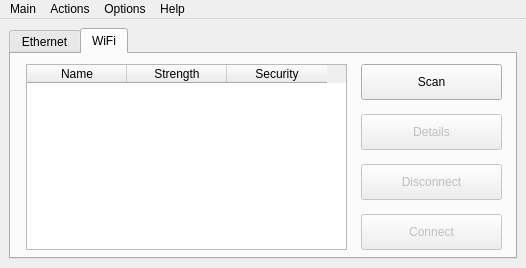
<?xml version="1.0" encoding="UTF-8"?>
<ui version="4.0">
 <class>MainWindow</class>
 <widget class="QMainWindow" name="MainWindow">
  <property name="geometry">
   <rect>
    <x>0</x>
    <y>0</y>
    <width>526</width>
    <height>268</height>
   </rect>
  </property>
  <property name="windowTitle">
   <string>QNetwork</string>
  </property>
  <property name="windowIcon">
   <iconset resource="../qresources/libqresources.qrc">
    <normaloff>:/share/qresources/resources/preferences-system-network.svg</normaloff>:/share/qresources/resources/preferences-system-network.svg</iconset>
  </property>
  <widget class="QWidget" name="centralwidget">
   <layout class="QGridLayout" name="gridLayout">
    <item row="0" column="0">
     <widget class="QTabWidget" name="tabWidget">
      <property name="enabled">
       <bool>true</bool>
      </property>
      <property name="currentIndex">
       <number>1</number>
      </property>
      <widget class="QWidget" name="tab">
       <attribute name="title">
        <string>Ethernet</string>
       </attribute>
       <widget class="QTableWidget" name="EthernetList">
        <property name="geometry">
         <rect>
          <x>15</x>
          <y>10</y>
          <width>321</width>
          <height>186</height>
         </rect>
        </property>
        <property name="sortingEnabled">
         <bool>true</bool>
        </property>
        <column>
         <property name="text">
          <string>Name</string>
         </property>
        </column>
        <column>
         <property name="text">
          <string>Status</string>
         </property>
        </column>
       </widget>
       <widget class="QPushButton" name="EthernetConnect">
        <property name="enabled">
         <bool>false</bool>
        </property>
        <property name="geometry">
         <rect>
          <x>350</x>
          <y>160</y>
          <width>141</width>
          <height>36</height>
         </rect>
        </property>
        <property name="text">
         <string>Connect</string>
        </property>
        <property name="icon">
         <iconset resource="../qresources/libqresources.qrc">
          <normaloff>:/share/qresources/resources/edit-redo.svg</normaloff>:/share/qresources/resources/edit-redo.svg</iconset>
        </property>
       </widget>
       <widget class="QPushButton" name="EthernetDisconnect">
        <property name="enabled">
         <bool>false</bool>
        </property>
        <property name="geometry">
         <rect>
          <x>350</x>
          <y>110</y>
          <width>141</width>
          <height>36</height>
         </rect>
        </property>
        <property name="text">
         <string>Disconnect</string>
        </property>
        <property name="icon">
         <iconset resource="../qresources/libqresources.qrc">
          <normaloff>:/share/qresources/resources/edit-undo.svg</normaloff>:/share/qresources/resources/edit-undo.svg</iconset>
        </property>
       </widget>
       <widget class="QPushButton" name="EthernetScan">
        <property name="geometry">
         <rect>
          <x>350</x>
          <y>10</y>
          <width>141</width>
          <height>36</height>
         </rect>
        </property>
        <property name="text">
         <string>Scan</string>
        </property>
        <property name="icon">
         <iconset resource="../qresources/libqresources.qrc">
          <normaloff>:/share/qresources/resources/find.svg</normaloff>:/share/qresources/resources/find.svg</iconset>
        </property>
       </widget>
       <widget class="QPushButton" name="EthernetDetails">
        <property name="enabled">
         <bool>false</bool>
        </property>
        <property name="geometry">
         <rect>
          <x>350</x>
          <y>60</y>
          <width>141</width>
          <height>36</height>
         </rect>
        </property>
        <property name="text">
         <string>Details</string>
        </property>
        <property name="icon">
         <iconset resource="../qresources/libqresources.qrc">
          <normaloff>:/share/qresources/resources/stock_view-details.svg</normaloff>:/share/qresources/resources/stock_view-details.svg</iconset>
        </property>
       </widget>
      </widget>
      <widget class="QWidget" name="tab_2">
       <attribute name="title">
        <string>WiFi</string>
       </attribute>
       <widget class="QPushButton" name="WiFiDisconnect">
        <property name="enabled">
         <bool>false</bool>
        </property>
        <property name="geometry">
         <rect>
          <x>350</x>
          <y>110</y>
          <width>141</width>
          <height>36</height>
         </rect>
        </property>
        <property name="text">
         <string>Disconnect</string>
        </property>
        <property name="icon">
         <iconset resource="../qresources/libqresources.qrc">
          <normaloff>:/share/qresources/resources/edit-undo.svg</normaloff>:/share/qresources/resources/edit-undo.svg</iconset>
        </property>
       </widget>
       <widget class="QPushButton" name="WiFiConnect">
        <property name="enabled">
         <bool>false</bool>
        </property>
        <property name="geometry">
         <rect>
          <x>350</x>
          <y>160</y>
          <width>141</width>
          <height>36</height>
         </rect>
        </property>
        <property name="text">
         <string>Connect</string>
        </property>
        <property name="icon">
         <iconset resource="../qresources/libqresources.qrc">
          <normaloff>:/share/qresources/resources/edit-redo.svg</normaloff>:/share/qresources/resources/edit-redo.svg</iconset>
        </property>
       </widget>
       <widget class="QTableWidget" name="WiFiList">
        <property name="geometry">
         <rect>
          <x>15</x>
          <y>10</y>
          <width>321</width>
          <height>186</height>
         </rect>
        </property>
        <property name="selectionMode">
         <enum>QAbstractItemView::SingleSelection</enum>
        </property>
        <property name="sortingEnabled">
         <bool>true</bool>
        </property>
        <column>
         <property name="text">
          <string>Name</string>
         </property>
        </column>
        <column>
         <property name="text">
          <string>Strength</string>
         </property>
        </column>
        <column>
         <property name="text">
          <string>Security</string>
         </property>
        </column>
       </widget>
       <widget class="QPushButton" name="WiFiDetails">
        <property name="enabled">
         <bool>false</bool>
        </property>
        <property name="geometry">
         <rect>
          <x>350</x>
          <y>60</y>
          <width>141</width>
          <height>36</height>
         </rect>
        </property>
        <property name="text">
         <string>Details</string>
        </property>
        <property name="icon">
         <iconset resource="../qresources/libqresources.qrc">
          <normaloff>:/share/qresources/resources/stock_view-details.svg</normaloff>:/share/qresources/resources/stock_view-details.svg</iconset>
        </property>
       </widget>
       <widget class="QPushButton" name="WiFiScan">
        <property name="geometry">
         <rect>
          <x>350</x>
          <y>10</y>
          <width>141</width>
          <height>36</height>
         </rect>
        </property>
        <property name="text">
         <string>Scan</string>
        </property>
        <property name="icon">
         <iconset resource="../qresources/libqresources.qrc">
          <normaloff>:/share/qresources/resources/find.svg</normaloff>:/share/qresources/resources/find.svg</iconset>
        </property>
       </widget>
      </widget>
     </widget>
    </item>
   </layout>
  </widget>
  <widget class="QMenuBar" name="menubar">
   <property name="geometry">
    <rect>
     <x>0</x>
     <y>0</y>
     <width>526</width>
     <height>18</height>
    </rect>
   </property>
   <widget class="QMenu" name="menuMain">
    <property name="title">
     <string>Main</string>
    </property>
    <addaction name="actionQuit"/>
   </widget>
   <widget class="QMenu" name="menuAction">
    <property name="title">
     <string>Actions</string>
    </property>
    <addaction name="actionScan"/>
    <addaction name="actionDetails"/>
    <addaction name="actionDisconnect"/>
    <addaction name="actionConnect"/>
   </widget>
   <widget class="QMenu" name="menuHelp">
    <property name="title">
     <string>Help</string>
    </property>
    <addaction name="actionAbout"/>
   </widget>
   <widget class="QMenu" name="menuOptions">
    <property name="title">
     <string>Options</string>
    </property>
    <addaction name="actionDummy"/>
   </widget>
   <addaction name="menuMain"/>
   <addaction name="menuAction"/>
   <addaction name="menuOptions"/>
   <addaction name="menuHelp"/>
  </widget>
  <action name="actionQuit">
   <property name="icon">
    <iconset resource="../qresources/libqresources.qrc">
     <normaloff>:/share/qresources/resources/exit.svg</normaloff>:/share/qresources/resources/exit.svg</iconset>
   </property>
   <property name="text">
    <string>Quit</string>
   </property>
  </action>
  <action name="actionOpen">
   <property name="icon">
    <iconset resource="../qresources/libqresources.qrc">
     <normaloff>:/share/qresources/resources/fileopen.svg</normaloff>:/share/qresources/resources/fileopen.svg</iconset>
   </property>
   <property name="text">
    <string>Open</string>
   </property>
  </action>
  <action name="actionSave">
   <property name="icon">
    <iconset resource="../qresources/libqresources.qrc">
     <normaloff>:/share/qresources/resources/document-save.svg</normaloff>:/share/qresources/resources/document-save.svg</iconset>
   </property>
   <property name="text">
    <string>Save</string>
   </property>
  </action>
  <action name="actionSaveAs">
   <property name="icon">
    <iconset resource="../qresources/libqresources.qrc">
     <normaloff>:/share/qresources/resources/document-save-as.svg</normaloff>:/share/qresources/resources/document-save-as.svg</iconset>
   </property>
   <property name="text">
    <string>Save as</string>
   </property>
  </action>
  <action name="actionAbout">
   <property name="icon">
    <iconset resource="../qresources/libqresources.qrc">
     <normaloff>:/share/qresources/resources/stock_view-details.svg</normaloff>:/share/qresources/resources/stock_view-details.svg</iconset>
   </property>
   <property name="text">
    <string>About</string>
   </property>
  </action>
  <action name="actionFont">
   <property name="icon">
    <iconset resource="../qresources/libqresources.qrc">
     <normaloff>:/share/qresources/resources/applications-fonts.svg</normaloff>:/share/qresources/resources/applications-fonts.svg</iconset>
   </property>
   <property name="text">
    <string>Font</string>
   </property>
  </action>
  <action name="actionNew">
   <property name="icon">
    <iconset resource="../qresources/libqresources.qrc">
     <normaloff>:/share/qresources/resources/document-new.svg</normaloff>:/share/qresources/resources/document-new.svg</iconset>
   </property>
   <property name="text">
    <string>New</string>
   </property>
  </action>
  <action name="actionReload">
   <property name="enabled">
    <bool>false</bool>
   </property>
   <property name="icon">
    <iconset resource="../qresources/libqresources.qrc">
     <normaloff>:/share/qresources/resources/document-revert.svg</normaloff>:/share/qresources/resources/document-revert.svg</iconset>
   </property>
   <property name="text">
    <string>Reload</string>
   </property>
  </action>
  <action name="actionUndo">
   <property name="enabled">
    <bool>true</bool>
   </property>
   <property name="icon">
    <iconset resource="../qresources/libqresources.qrc">
     <normaloff>:/share/qresources/resources/edit-undo.svg</normaloff>:/share/qresources/resources/edit-undo.svg</iconset>
   </property>
   <property name="text">
    <string>Undo</string>
   </property>
  </action>
  <action name="actionRedo">
   <property name="enabled">
    <bool>true</bool>
   </property>
   <property name="icon">
    <iconset resource="../qresources/libqresources.qrc">
     <normaloff>:/share/qresources/resources/edit-redo.svg</normaloff>:/share/qresources/resources/edit-redo.svg</iconset>
   </property>
   <property name="text">
    <string>Redo</string>
   </property>
  </action>
  <action name="actionFind">
   <property name="icon">
    <iconset resource="../qresources/libqresources.qrc">
     <normaloff>:/share/qresources/resources/find.svg</normaloff>:/share/qresources/resources/find.svg</iconset>
   </property>
   <property name="text">
    <string>Find</string>
   </property>
   <property name="shortcut">
    <string/>
   </property>
  </action>
  <action name="actionScan">
   <property name="icon">
    <iconset resource="../qresources/libqresources.qrc">
     <normaloff>:/share/qresources/resources/find.svg</normaloff>:/share/qresources/resources/find.svg</iconset>
   </property>
   <property name="text">
    <string>Scan</string>
   </property>
  </action>
  <action name="actionDetails">
   <property name="enabled">
    <bool>false</bool>
   </property>
   <property name="icon">
    <iconset resource="../qresources/libqresources.qrc">
     <normaloff>:/share/qresources/resources/stock_view-details.svg</normaloff>:/share/qresources/resources/stock_view-details.svg</iconset>
   </property>
   <property name="text">
    <string>Details</string>
   </property>
  </action>
  <action name="actionDisconnect">
   <property name="enabled">
    <bool>false</bool>
   </property>
   <property name="icon">
    <iconset resource="../qresources/libqresources.qrc">
     <normaloff>:/share/qresources/resources/edit-undo.svg</normaloff>:/share/qresources/resources/edit-undo.svg</iconset>
   </property>
   <property name="text">
    <string>Disconnect</string>
   </property>
  </action>
  <action name="actionConnect">
   <property name="enabled">
    <bool>false</bool>
   </property>
   <property name="icon">
    <iconset resource="../qresources/libqresources.qrc">
     <normaloff>:/share/qresources/resources/edit-redo.svg</normaloff>:/share/qresources/resources/edit-redo.svg</iconset>
   </property>
   <property name="text">
    <string>Connect</string>
   </property>
  </action>
  <action name="actionDummy">
   <property name="text">
    <string>dummy</string>
   </property>
  </action>
 </widget>
 <resources>
  <include location="../qresources/libqresources.qrc"/>
 </resources>
 <connections/>
 <designerdata>
  <property name="gridDeltaX">
   <number>5</number>
  </property>
  <property name="gridDeltaY">
   <number>5</number>
  </property>
  <property name="gridSnapX">
   <bool>true</bool>
  </property>
  <property name="gridSnapY">
   <bool>true</bool>
  </property>
  <property name="gridVisible">
   <bool>true</bool>
  </property>
 </designerdata>
</ui>
